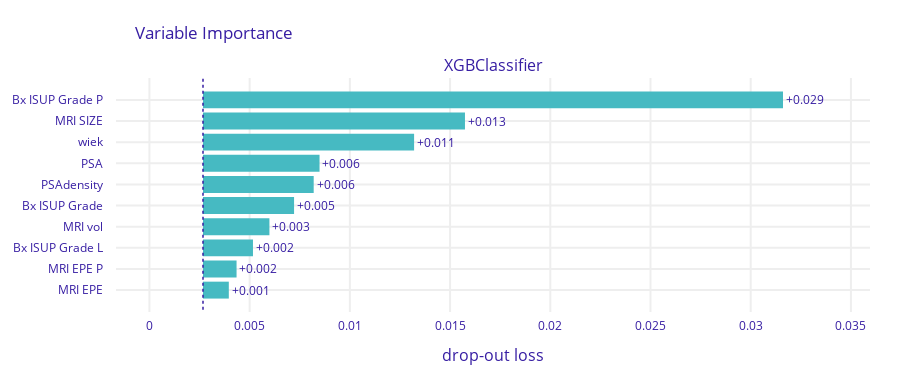

Write notebook code for a chart like this one.
### Code cell
hyperparams = {'colsample_bytree': 1.0, 'gamma': 0.1, 'learning_rate': 0.05, 'max_depth': 3, 'n_estimators': 200, 'subsample': 0.8}

untrained_model = XGBClassifier(random_state=42, **hyperparams)

y_true, y_pred, y_pred_probs, false_positive_rate, true_positive_rate, total_roc_auc, trained_model = train_and_evaluate_model(untrained_model, X_smote_df, y_smote, numerical_cols, categorical_cols, n_folds=5)
plot_roc(false_positive_rate, true_positive_rate, total_roc_auc)
plot_confusion_matrix(y_true, y_pred)
plot_feature_importances(trained_model, X_smote_df, y_smote)
plot_discrimination_threshold(untrained_model, X_smote_df, y_smote)
brier = brier_score_loss(y_true, y_pred_probs)
print(f"Brier score: {brier:.4f}")

### Figure 1 — Plotly figure (JSON) as saved in the notebook; plotly's stock layout.template omitted (floating-point values rounded to 4 significant figures)
{"data": [{"base": 0.002673, "hoverinfo": "text", "hoverlabel": {"bgcolor": "rgba(0,0,0,0.8)"}, "hovertext": ["Model: XGBClassifier loss after<br>variable: Bx ISUP Grade P is permuted: 0.032<br>Drop-out loss change: +0.029", "Model: XGBClassifier loss after<br>variable: MRI SIZE is permuted: 0.016<br>Drop-out loss change: +0.013", "Model: XGBClassifier loss after<br>variable: wiek is permuted: 0.013<br>Drop-out loss change: +0.011", "Model: XGBClassifier loss after<br>variable: PSA is permuted: 0.008<br>Drop-out loss change: +0.006", "Model: XGBClassifier loss after<br>variable: PSAdensity is permuted: 0.008<br>Drop-out loss change: +0.006", "Model: XGBClassifier loss after<br>variable: Bx ISUP Grade is permuted: 0.007<br>Drop-out loss change: +0.005", "Model: XGBClassifier loss after<br>variable: MRI vol is permuted: 0.006<br>Drop-out loss change: +0.003", "Model: XGBClassifier loss after<br>variable: Bx ISUP Grade L is permuted: 0.005<br>Drop-out loss change: +0.002", "Model: XGBClassifier loss after<br>variable: MRI EPE P is permuted: 0.004<br>Drop-out loss change: +0.002", "Model: XGBClassifier loss after<br>variable: MRI EPE is permuted: 0.004<br>Drop-out loss change: +0.001"], "marker": {"color": "#46bac2"}, "orientation": "h", "showlegend": false, "text": ["+0.029", "+0.013", "+0.011", "+0.006", "+0.006", "+0.005", "+0.003", "+0.002", "+0.002", "+0.001"], "textposition": "outside", "type": "bar", "x": [0.02894, 0.01307, 0.01053, 0.005815, 0.005523, 0.004544, 0.003314, 0.002493, 0.001674, 0.001288], "xaxis": "x", "y": ["Bx ISUP Grade P", "MRI SIZE", "wiek", "PSA", "PSAdensity", "Bx ISUP Grade", "MRI vol", "Bx ISUP Grade L", "MRI EPE P", "MRI EPE"], "yaxis": "y"}], "layout": {"annotations": [{"font": {"size": 16}, "showarrow": false, "text": "XGBClassifier", "x": 0.5, "xanchor": "center", "xref": "paper", "y": 1, "yanchor": "bottom", "yref": "paper"}, {"font": {"size": 16}, "showarrow": false, "text": "drop-out loss", "x": 0.5, "xanchor": "center", "xref": "paper", "y": 0, "yanchor": "top", "yref": "paper", "yshift": -30}], "font": {"color": "#371ea3"}, "height": 383, "margin": {"b": 71, "r": 30, "t": 78}, "shapes": [{"line": {"color": "#371ea3", "dash": "dot", "width": 1.5}, "type": "line", "x0": 0.002673, "x1": 0.002673, "xref": "x", "y0": -1, "y1": 10, "yref": "y"}], "title": {"text": "Variable Importance", "x": 0.15}, "xaxis": {"anchor": "y", "automargin": true, "domain": [0, 1], "fixedrange": true, "gridwidth": 2, "range": [-0.001668, 0.03595], "tickcolor": "white", "ticklen": 3, "ticks": "outside", "type": "linear", "zeroline": false}, "yaxis": {"anchor": "x", "automargin": true, "autorange": "reversed", "domain": [0, 1], "fixedrange": true, "gridwidth": 2, "tickcolor": "white", "ticklen": 10, "ticks": "outside", "type": "category"}}}
